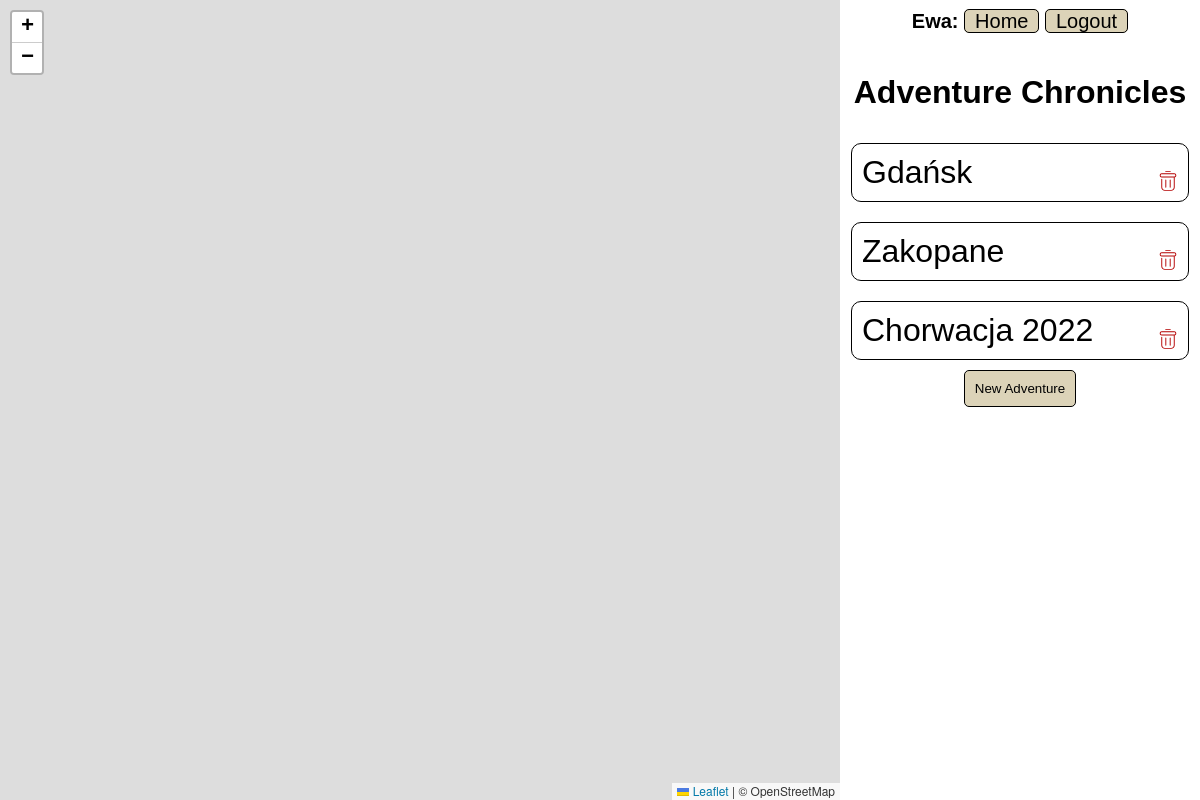
/ (signed in), run on an earlier commit of the app's database.
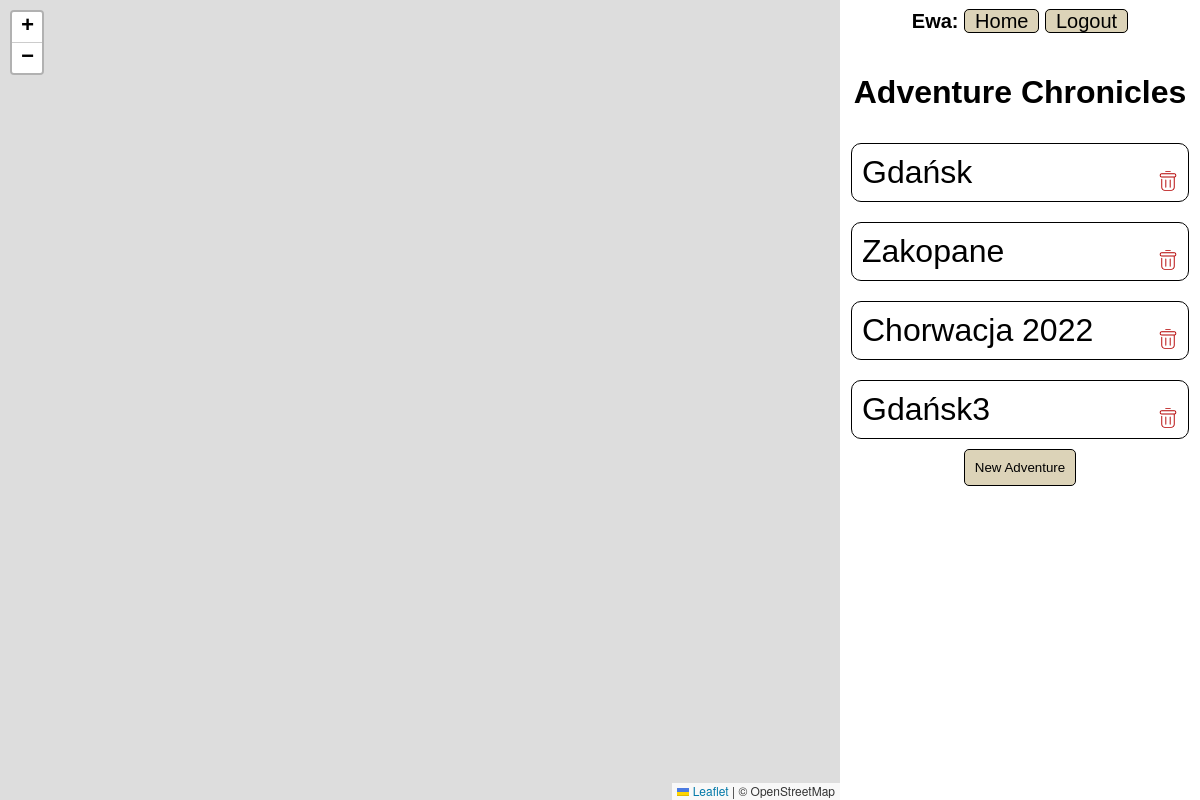
And on a later commit of the database.
### adventure/models.py (models this page shows)
class Adventure(models.Model):
    title = models.CharField(max_length=128)
    author = models.ForeignKey(User, on_delete=models.CASCADE)
    is_public = models.BooleanField(default=False)

### adventure/views.py (the view)
# urls.py: path('', views.index, name='index'),
def index(request):
    adventures = Adventure.objects.filter(author = request.user.id)
    return render(request, 'adventure/index.html', {
        'adventures': adventures,
        'form': NewAdventureForm(),
    })

### adventure/templates/adventure/index.html (shortened to what this page needs)
{% extends "adventure/layout.html" %}
{% load static %}
{% block body %}
    <h1 class="title">Adventure Chronicles</h1>
    {% if user.is_authenticated %}
        {% for adv in adventures %}
            <div data-id='{{adv.id}}' class="adventure-item">
                <div>
                    <span>{{adv.title}}</span>
                </div>
                <img src="{% static 'adventure/img/delete.svg' %}" alt="trash icon for delete adventure">
            </div>
        {% empty %}
            <h2>No adventure yet</h2>
        {% endfor %}
    <div>
        <button class="add" id="newAdventureButton">New Adventure</button>
    </div>
    {% else %}
        <div>
            <span>To create your own adventures please</span>
            <a href="{% url 'register' %}">Register</a>
        </div>
    {% endif %}
{% endblock %}

### adventure/templates/adventure/layout.html (shortened to what this page needs)
{% load static %}
<!DOCTYPE html>
<html lang="en">
    <head lang="en">
        <link rel='stylesheet' href="{% static 'adventure/style.css' %}">
        <link rel="stylesheet" href="https://unpkg.com/leaflet@1.9.4/dist/leaflet.css"
/>
    </head>
    <body>
        <div id="map"></div>
        <div class="adv-contener">
                <div>
                    <nav class="nav">
                        {% if user.is_authenticated %}
                            <span style="font-weight: bold;">{{request.user.username|title}}:</span>
                        {% endif%}
                        <a href="{% url 'index' %}">Home</a>
                        {% if not user.is_authenticated %}
                            <a href="{% url 'register' %}">Register</a>
                            <a href="{% url 'login' %}">Login</a>
                        {% else %}
                            <a href="{% url 'logout' %}">Logout</a>
                        {% endif %}
                    </nav>
                </div>
                {% block body %}
                {% endblock %}
        </div>
    </body>
</html>

### adventure/static/adventure/style.css (style rules this page uses)
body { display: flex; flex-direction: column; justify-content: center; align-items: center; font-family: sans-serif; }
.title { text-align: center; }
.nav { font-size:20px; text-align: center; margin-bottom: 20px; margin-top: 10px; }
.nav a { background-color: rgb(220, 211, 184); border: 1px solid black; text-decoration: none; color: black; border-radius: 5px; padding-left: 10px; padding-right: 10px; }
.adventure-item { width: calc(100% - 44px); border: 1px solid black; border-radius: 10px; margin:10px; padding:10px; font-size: 2rem; display: flex; flex-direction: row; z-index: 1; }
.adventure-item > img { display:block; margin-left: auto; margin-top: auto; height: 20px; z-index: 5; }
.adventure-item > div { width: calc(100% - 44px); }
.add { width: fit-content; background-color:rgb(220, 211, 184); margin:auto; }
.adv-contener { position: fixed; height:100vh; width: 30vw; left:70% ; top:0; display: flex; flex-direction: column; align-items: center; overflow: scroll; }
#map { height:100vh; width: 70vw; position: fixed; left:0 ; top:0; }
button { padding: 10px; border: 1px solid black; border-radius: 5px; font-weight: 500; margin-left: auto; }

What changed in the data, as far as the page shows it:
added Adventure: title "Gdańsk3"
